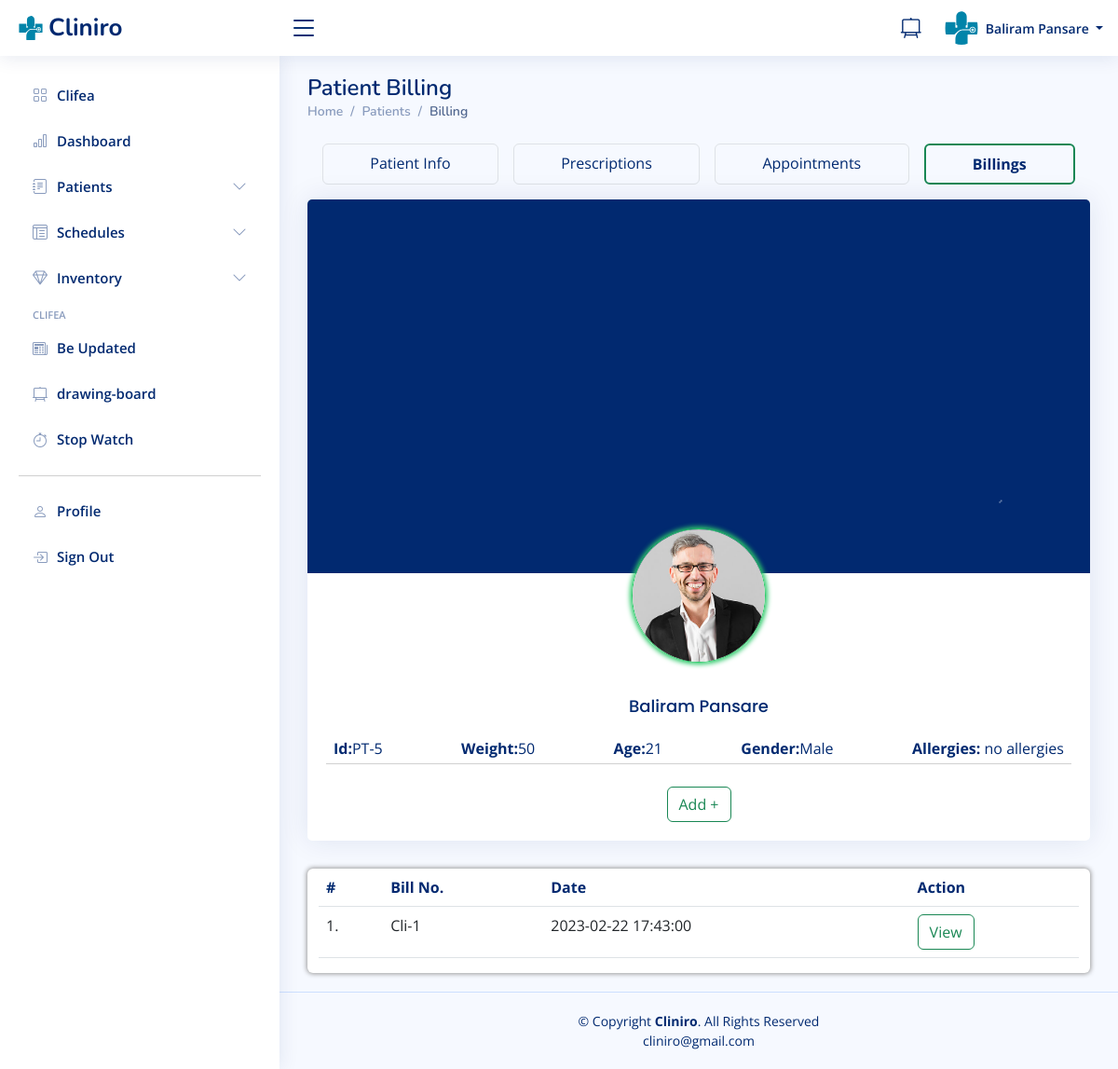
Page /doctor/patientbilling.php?patid=5 (signed in) on the earlier database version.
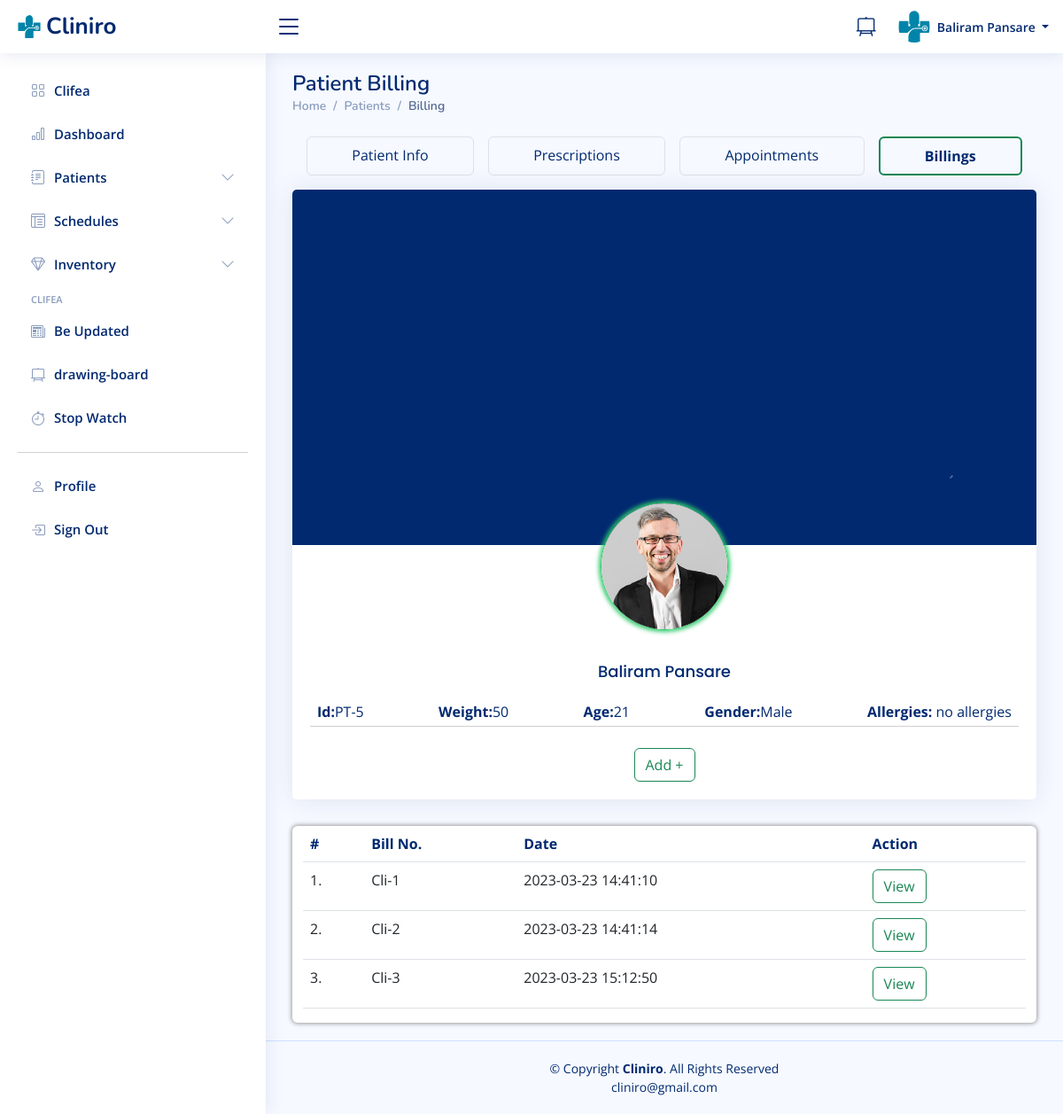
Same page on the later database version.
### tables this page shows
CREATE TABLE `users` (
  `id` int(11) NOT NULL,
  `fullName` varchar(255) DEFAULT NULL,
  `address` longtext DEFAULT NULL,
  `city` varchar(255) DEFAULT NULL,
  `gender` varchar(255) DEFAULT NULL,
  `email` varchar(255) DEFAULT NULL,
  `password` varchar(255) DEFAULT NULL,
  `regDate` timestamp NULL DEFAULT current_timestamp(),
  `updationDate` timestamp NULL DEFAULT NULL ON UPDATE current_timestamp(),
  `Age` int(3) DEFAULT NULL,
  `Height` int(4) DEFAULT NULL,
  `Weight` int(3) DEFAULT NULL,
  `Medication` varchar(200) DEFAULT NULL,
  `Allergy` varchar(200) DEFAULT NULL,
  `Phone` bigint(10) DEFAULT NULL,
  `Locality` varchar(100) DEFAULT NULL,
  `Ename` varchar(50) DEFAULT NULL,
  `Erelation` varchar(50) DEFAULT NULL,
  `Econtact` bigint(10) DEFAULT NULL,
  `otp` int(10) NOT NULL
);

CREATE TABLE `billing` (
  `Billid` int(10) NOT NULL,
  `Docid` int(10) NOT NULL,
  `Patid` int(10) NOT NULL,
  `Clibillid` int(10) NOT NULL DEFAULT 1,
  `Description` varchar(500) NOT NULL,
  `Amount` int(10) NOT NULL,
  `billname` varchar(50) NOT NULL,
  `Created` timestamp NOT NULL DEFAULT current_timestamp() ON UPDATE current_timestamp()
);

### doctor/patientbilling.php (the view, shortened to what this page needs)
<?php
include('include/config.php');
if(strlen($_SESSION['id']==0)) {
 header('location:doctorlogout.php');
  } else{
?>
<!DOCTYPE html>
<html lang="en">
<?php include('include/head.php');?>
<body>
<?php include('include/header.php');?>
<?php include('include/sidebar.php');?>
  <main class="main" id="main">
    <div class="pagetitle">
      <h1>Patient Billing</h1>
      <nav>
        <ol class="breadcrumb">
          <li class="breadcrumb-item"><a href="dashboard.php">Home</a></li>
          <li class="breadcrumb-item">Patients</li>
          <li class="breadcrumb-item active">Billing</li>
        </ol>
      </nav>
    </div>
    <section class="section">
        <?php
        $patid=$_GET['patid'];
        $ret=mysqli_query($con,"select * from users where id='$patid'");
        while ($row=mysqli_fetch_array($ret)) {
        ?>
        <div class="d-flex flex-wrap text-center m-2 rounded" id="patient-nav">
            <a href="view-patient.php?viewid=<?php echo $row['id'];?>" class="p-2 flex-grow-1 border rounded m-2">Patient Info</a>
            <a href="prescriptions.php?prespid=<?php echo $row['id'];?>" class="p-2 flex-grow-1 border rounded m-2">Prescriptions</a>
            <a href="patientappointment.php?patid=<?php echo $row['id'];?>" class="p-2 flex-grow-1 border rounded m-2">Appointments</a>
            <a href="patientbilling.php?patid=<?php echo $row['id'];?>" class="p-2 flex-grow-1 border rounded m-2 border-success border-2 fw-bold">Billings</a>
        </div>
        <div class="row" >
            <div class="col-xxl-3 ">
                <div class="card">
                    <img class="card-img-top" src="../assets/img/cardback.png" alt="Bologna">
                    <div class="card-body text-center">
                        <img class="avatar rounded-circle" src="../assets/img/messages-3.jpg" alt="patientpic">
                        <h4 class="card-title"><?php  echo $row['fullName'];?></h4>
                        <div class="d-flex justify-content-between flex-wrap" id="form-subhead">
                            <div class="px-2"> <b>Id:</b>PT-<?php  echo $row['id'];?></div>
                            <div class="px-2"> <b>Weight:</b><?php  echo $row['Weight'];?></div>
                            <div class="px-2"> <b>Age:</b><?php  echo $row['Age'];?></div>
                            <div class="px-2"> <b>Gender:</b><?php  echo $row['gender'];?></div>
                            <div class="px-2"> <b>Allergies:</b> <?php  echo $row['Allergy'];?></div>
                        </div>
                        <hr class="mt-1">
                        <button class="btn btn-outline-success mt-2 text-center align-items-center" data-bs-toggle="modal" data-bs-target="#billpayment">Add +</button>
                    </div>
                </div>
                <?php }?>
            </div>
            <div class="col-xxl-9">
                <div class="container-fluid box8 rounded table-responsive" id="patients-patients-cont">
                    <table class="table datatable">
                        <thead>
                            <tr id="form-subhead">
                                <th scope="col">#</th>
                                <th scope="col">Bill No.</th>
                                <th scope="col">Date</th>
                                <th scope="col">Action</th>
                            </tr>
                        </thead>
                        <tbody>
                            <?php
                            $docid = $_SESSION['id'];
                            $patid=$_GET['patid'];
                            $ret=mysqli_query($con,"SELECT * FROM users INNER JOIN billing ON users.id = billing.Patid INNER JOIN doctors ON billing.DocId = doctors.id where Patid='$patid' AND Docid='$docid';");
                            $i = 1;
                            while ($row=mysqli_fetch_array($ret)) { ?>
                            <tr>
                                <td class="center"><?php echo $i;?>.</td>
                                <td>Cli-<?php echo $row['Clibillid'];?></td>
                                <td><?php echo $row['Created'];?></td>
                                <td>
                                <button class="btn btn-outline-success text-center align-items-center" data-bs-toggle="modal" data-bs-target="#myModal<?php echo $row['Billid']?>">View</button>
                                </td>
                            </tr>
                            <?php $i++; }?>
                        </tbody>
                    </table>
                </div>
            </div>
        </div>
    </section>
</main>
  <?php include('include/footer.php');?>
</body>
</html>
<?php } ?>

Differences in the rows shown:
now on one of the page's lists (row edited): users: billing.Clibillid "2", billing.Created "2023-03-23 14:41:14", billing.Clibillid "3", billing.Created "2023-03-23 15:12:50"
changed users "Baliram Pansare": billing.Created "2023-02-22 17:43:00" → "2023-03-23 14:41:10"
